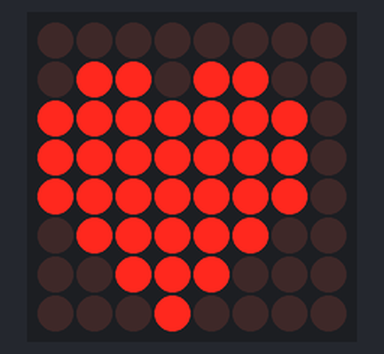
The sketch below on a simulated Arduino Uno, built with avr-gcc and run on an emulated ATmega328P. Shown: 8×8 LED matrix.

Above: at 0.41 s.

The sketch:

beating-heart-led.ino
```cpp
#include "LedControl.h"

// Arguments: (Data pin, clock pin, CS pin, number of led arrays)
LedControl lc = LedControl(11, 9, 10, 1);

static void heart() {
  byte heart[8] = {byte(0x00), byte(0x6c), byte(0xfe), byte(0xfe), byte(0xfe), byte(0x7c), byte(0x38), byte(0x10)};

  lc.setRow(0, 0, heart[0]);
  lc.setRow(0, 1, heart[1]);
  lc.setRow(0, 2, heart[2]);
  lc.setRow(0, 3, heart[3]);
  lc.setRow(0, 4, heart[4]);
  lc.setRow(0, 5, heart[5]);
  lc.setRow(0, 6, heart[6]);
  lc.setRow(0, 7, heart[7]);
  return;
}

void setup() {
  /*
    The MAX72XX is in power-saving mode on startup,
    we have to do a wakeup call
  */
  lc.shutdown(0, false);
  /* Set the brightness to a medium values */
  lc.setIntensity(0, 1);
  /* and clear the display */
  lc.clearDisplay(0);


}
void loop() {
  heart();
  for (int i = 5; i < 16; i++) {
    lc.setIntensity(0, i);
    delay(250 / (2 * i));
  }

  for (int i = 15; i > 6; i = i - 2) {
    lc.setIntensity(0, i);
    delay(250 / i);
  }

  for (int i = 7; i < 16; i++) {
    lc.setIntensity(0, i);
    delay(250 / i);
  }

  for (int i = 15; i > 0; i--) {
    lc.setIntensity(0, i);
    delay(350 / (2 * i));
  }
  lc.clearDisplay(0);
  delay(25);
  heart();


}
```
